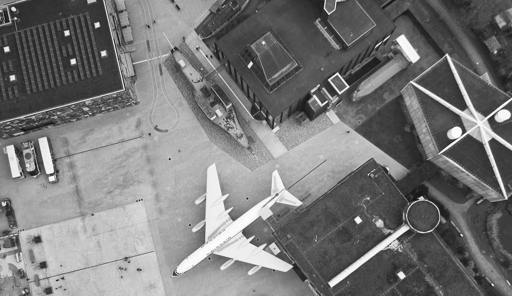
#> input picture ISP/Lab_02/Lab_02/IMG1.png, 512 x 296 px
$ jupyter execute ME19B031_Lab_2.ipynb
#> lines starting #> are read from the running program, lines starting #| are printed output that depends on the picture
[cell 1]
import numpy as np
import pandas as pd
import matplotlib.pyplot as plt
import cv2
import warnings
warnings.filterwarnings("ignore")

[cell 2]
img_1 = plt.imread("IMG1.png")
#> img_1 is the input picture: shape (296, 512) float32; min 0.0549, max 1, mean 0.472
plt.imshow(img_1,cmap="gray");

[cell 3]
img_1.shape
#> Out = (296, 512)

[cell 4]
img_2 = plt.imread("IMG2.png")
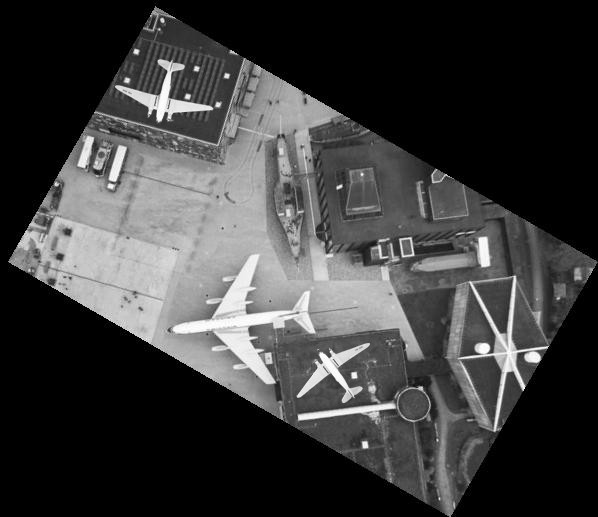
#> input picture ISP/Lab_02/Lab_02/IMG2.png, 598 x 517 px
#> img_2 is the input picture: shape (517, 598) float32; min 0, max 1, mean 0.236
plt.imshow(img_2,cmap="gray");

[cell 5]
img_2.shape
#> Out = (517, 598)

### For In-plane Rotation by $\theta$ and Translation by $T_x$ and $T_y$ using Homogenous Coordinate Transformation
**From Source to Target**<br><br>
$\begin{bmatrix} x_t \\ y_t \\ 1\end{bmatrix}$ = $\begin{bmatrix} Cos[\theta] & Sin[\theta] & T_x\\ -Sin[\theta] & Cos[\theta] & T_y \\ 0 & 0 & 1\end{bmatrix}$$\begin{bmatrix} x_s \\ y_s\\ 1\end{bmatrix}$ <br><br>
$x_t = x_s*Cos[\theta]+y_s*Sin[\theta]+T_x$ <br>
$y_t = -x_s*Sin[\theta]+y_s*Cos[\theta]+T_y$ <br>

**From Target to Source**<br><br>
$\begin{bmatrix} x_s \\ y_s \\ 1\end{bmatrix}$ = $\begin{bmatrix} Cos[\theta] & -Sin[\theta] & -T_x*Cos[\theta]+T_y*Sin[\theta]\\ Sin[\theta] & Cos[\theta] & -T_x*Sin[\theta]-T_y*Cos[\theta] \\ 0 & 0 & 1\end{bmatrix}$$\begin{bmatrix} x_t \\ y_t\\ 1\end{bmatrix}$ <br><br>
$x_s = x_t*Cos[\theta]-y_t*Sin[\theta]-T_x*Cos[\theta]+T_y*Sin[\theta]$ <br>
$y_s = x_t*Sin[\theta]+y_t*Cos[\theta]-T_x*Sin[\theta]-T_y*Cos[\theta]$ <br>

$P_{s1}$: (29, 124) --> $P_{t1}$: (93, 248) <br>
$P_{s2}$: (157, 372) --> $P_{t2}$: (328, 399) <br>

$93 = 29*Cos[\theta]+124*Sin[\theta]+T_x$   ---(1)<br>
$248 = -29*Sin[\theta]+124*Cos[\theta]+T_y$   ---(2)<br>
$328 = 157*Cos[\theta]+372*Sin[\theta]+T_x$   ---(3)<br>
$399 = -157*Sin[\theta]+372*Cos[\theta]+T_y$  ---(4)<br>

Eqn(3)-Eqn(1)<br>
$128*Cos[\theta]+248*Sin[\theta]=235$<br>
Eqn(4)-Eqn(2)<br>
$248*Cos[\theta]-128*Sin[\theta]=151$

[cell 6]
St=(235*248-151*128)/(248**2+128**2)
Ct=(235*128+151*248)/(248**2+128**2)
print('Sin[theta] = {}\nCos[theta] = {}'.format(St,Ct))

[cell 7]
Tx = 93-29*Ct-124*St
Ty = 248+29*St-124*Ct
print('T_x = {}\nT_y = {}'.format(Tx,Ty))

[cell 8]
New_Image = np.zeros([int(img_1.shape[0]),int(img_1.shape[1])])
for row in range(New_Image.shape[0]):
        xt = row
        for col in range(New_Image.shape[1]):
            yt = col
            xs = xt*Ct+yt*St+Tx
            ys = -xt*St+yt*Ct+Ty
            if (xs>=0 and xs<img_2.shape[0] and ys>=0 and ys<img_2.shape[1]):
                a = xs - int(xs)
                b = ys - int(ys)

                x_left = int(xs)
                if(x_left<img_2.shape[0]-1):
                    x_right = int(xs) +1
                else:
                    x_right = x_left
                y_top = int(ys)
                if(y_top<img_2.shape[1]-1):
                    y_bottom = y_top +1
                else:
                    y_bottom = y_top
                New_Image[row][col] = (1-a)*(1-b)*img_2[x_left][y_top]
                #if (x_right<img_2.shape[0]):
                New_Image[row][col] = New_Image[row][col] + a*(1-b)*img_2[x_right][y_top]
                #if (y_bottom<img_2.shape[1]):
                #print(y_bottom)
                New_Image[row][col] = New_Image[row][col] + (1-a)*b*img_2[x_left][y_bottom]
                #if (x_right<img_2.shape[0] and y_bottom-1<img_2.shape[0]):
                New_Image[row][col] = New_Image[row][col] + a*b*img_2[x_right][y_bottom]
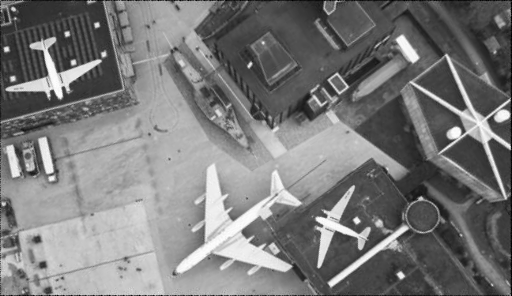
#> New_Image: shape (296, 512) float64; min 0, max 0.999, mean 0.48
plt.imshow(New_Image,cmap="gray");

## Changes in IMG2 with respect to IMG1

[cell 9]
Diff_Img = np.clip(New_Image-img_1,0,255)
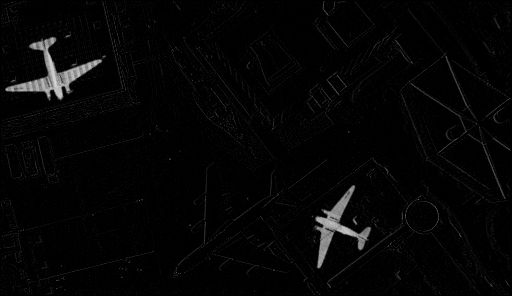
#> Diff_Img: shape (296, 512) float64; min 0, max 0.844, mean 0.0212
plt.imshow(Diff_Img,cmap="gray");

[cell 10]
plt.imshow(Diff_Img>0.35,cmap="gray");
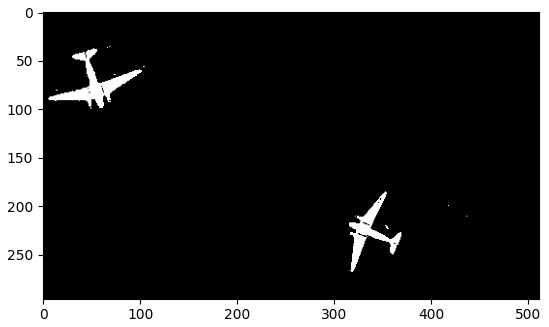
#> figure drawn by matplotlib, 1 panel
